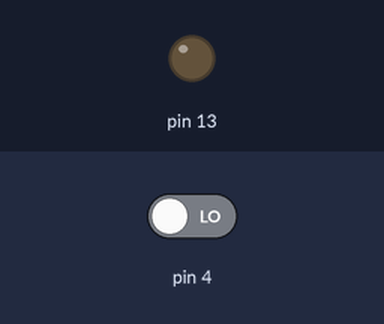
Recording of a sketch running on a simulated Arduino Uno, built with avr-gcc and run on an emulated ATmega328P. On the bench: output pins drawn as LEDs (lit = HIGH). The inputs (shaded band) are chosen by the test bench; at power-on: pin 4 LOW.

Above: at 1.2 s.
1.3 s: pin 4 driven HIGH
At 3.9 s:
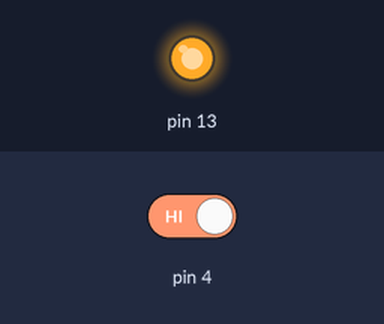
4.3 s: pin 4 driven LOW
At 4.9 s:
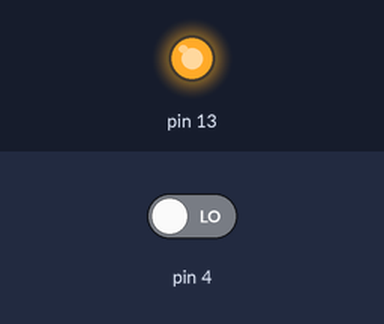
Timing chart, 0 to 7.3 s (numbered marks = the images above; inputs shaded):
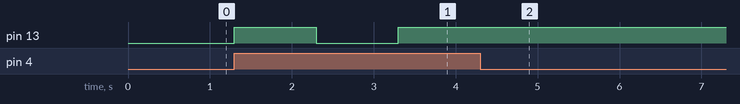

Measured:
- after the input at 1.3 s, pin 13: LOW → HIGH at once, → LOW 1.0 s later, → HIGH 1.0 s later
- after the input at 4.3 s, pin 13: stops changing and stays HIGH

The sketch:

button_status.ino
```cpp
int setStatus = 0;
void setup() {
  pinMode(13, OUTPUT);
  pinMode(4, INPUT);

}

void loop() {
  if(digitalRead(4) == HIGH){
    if(setStatus == 0){
      digitalWrite(13, HIGH);
      setStatus = 1;
    }else{
      digitalWrite(13, LOW);
      setStatus = 0;
    }
    delay(1000);
  }
}
```
